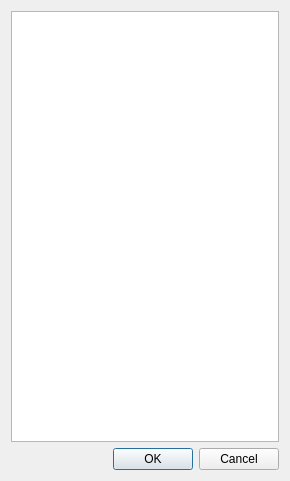
<?xml version="1.0" encoding="UTF-8"?>
<ui version="4.0">
 <class>dlgProcessList</class>
 <widget class="QDialog" name="dlgProcessList">
  <property name="geometry">
   <rect>
    <x>0</x>
    <y>0</y>
    <width>290</width>
    <height>481</height>
   </rect>
  </property>
  <property name="windowTitle">
   <string>Dialog</string>
  </property>
  <layout class="QVBoxLayout" name="verticalLayout">
   <item>
    <widget class="QListWidget" name="listWidget"/>
   </item>
   <item>
    <widget class="QDialogButtonBox" name="buttonBox">
     <property name="orientation">
      <enum>Qt::Horizontal</enum>
     </property>
     <property name="standardButtons">
      <set>QDialogButtonBox::Cancel|QDialogButtonBox::Ok</set>
     </property>
    </widget>
   </item>
  </layout>
 </widget>
 <resources/>
 <connections>
  <connection>
   <sender>buttonBox</sender>
   <signal>accepted()</signal>
   <receiver>dlgProcessList</receiver>
   <slot>accept()</slot>
   <hints>
    <hint type="sourcelabel">
     <x>248</x>
     <y>254</y>
    </hint>
    <hint type="destinationlabel">
     <x>157</x>
     <y>274</y>
    </hint>
   </hints>
  </connection>
  <connection>
   <sender>buttonBox</sender>
   <signal>rejected()</signal>
   <receiver>dlgProcessList</receiver>
   <slot>reject()</slot>
   <hints>
    <hint type="sourcelabel">
     <x>316</x>
     <y>260</y>
    </hint>
    <hint type="destinationlabel">
     <x>286</x>
     <y>274</y>
    </hint>
   </hints>
  </connection>
 </connections>
</ui>
